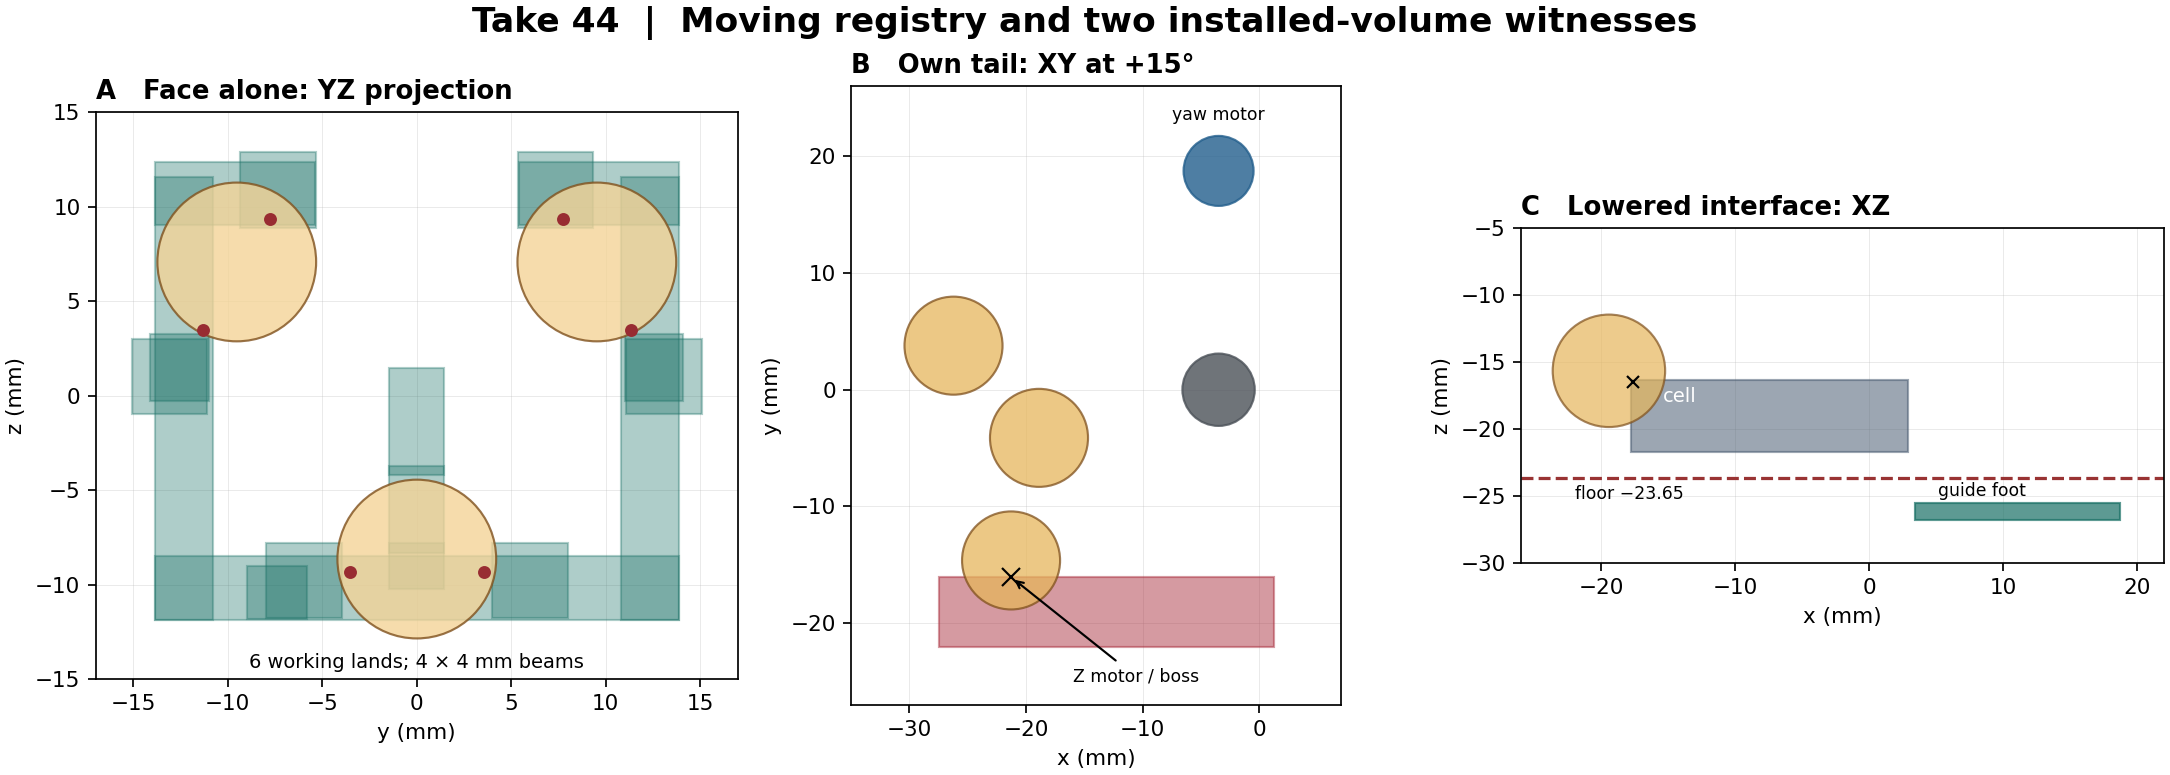

The script that saved this image:
"""Orthographic study views (illustrative; not collision tests)."""
from runpy import run_path
from pathlib import Path
import matplotlib
matplotlib.use('Agg')
import matplotlib.pyplot as plt
from matplotlib.patches import Circle,Rectangle,Polygon
g=run_path(str(Path(__file__).with_name('button-bounds-take44.py')))
globals().update({k:v for k,v in g.items() if not k.startswith('__')})
def runfig():
    fig,ax=plt.subplots(1,3,figsize=(14,5),constrained_layout=True)
    for a,h in zip(ax,['A   Face alone: YZ projection','B   Own tail: XY at +15°','C   Lowered interface: XZ']):
        a.set_title(h,loc='left',weight='bold',fontsize=12);a.set_aspect('equal');a.grid(True,lw=.4,alpha=.3);a.set_axisbelow(True)
    def rect(a,s,i,j,c,alpha=.25):
        ax0=(X,Y,Z);lo,hi=proj(s,ax0[i]);b,t=proj(s,ax0[j]);a.add_patch(Rectangle((lo,b),hi-lo,t-b,facecolor=c,edgecolor=c,alpha=alpha))
    a=ax[0]
    for axn in face3():
        if axn[0].startswith(('beam','lower bridge','side pillar','upper bridge','middle bridge','stripper','force stalk')):rect(a,axn,1,2,'#197065',.35)
    for j,b in enumerate(BOSS):
        a.add_patch(Circle(b[1:],r,facecolor='#f4d497',edgecolor='#7f501c',alpha=.8))
        for p in POLES[j]:a.plot(p[1],p[2],'o',c='#982c32',ms=5)
    a.set(xlim=(-17,17),ylim=(-15,15),xlabel='y (mm)',ylabel='z (mm)');a.text(0,-14.4,'6 working lands; 4 × 4 mm beams',ha='center',fontsize=9)
    a=ax[1];zm=next(s for s in zz2() if s[0]=='Z motor');rect(a,zm,0,1,'#a92c3c',.48)
    t=bf(36);bb=yaw(next(s for s in t if s[0]=='boss2'),radians(15))[1][0]
    for j in range(3):
        b=yaw(next(s for s in t if s[0]=='boss'+str(j)),radians(15))[1][0]
        a.add_patch(Circle(b[:2],r,facecolor='#e6b65c',edgecolor='#7f501c',alpha=.75))
    for n,c in [('yaw gearmotor','#225e8c'),('stationary central knuckle','#4b5158')]:
        s=next(s for s in tucked_joint() if s[0]==n);a.add_patch(Circle(s[1][0][:2],s[2],color=c,alpha=.8))
    q=nearest(bb,zm);a.plot(*q[:2],marker='x',c='black',ms=8);a.annotate('Z motor / boss',q[:2],(-16,-25),arrowprops={'arrowstyle':'->'},fontsize=8)
    a.text(-3.5,23.1,'yaw motor',ha='center',fontsize=8)
    a.set(xlim=(-35,7),ylim=(-27,26),xlabel='x (mm)',ylabel='y (mm)')
    a=ax[2];s=next(s for s in electr() if s[0]=='cell');rect(a,s,0,2,'#4c5e73',.55)
    b=plus(BOSS[0],(-36,0,-7));a.add_patch(Circle((b[0],b[2]),r,facecolor='#e6b65c',edgecolor='#7f501c',alpha=.7))
    shoe=move(next(s for s in xd2() if s[0]=='block mounting foot'),(0,0,-7));rect(a,shoe,0,2,'#197065',.7)
    a.axhline(-23.65,color='#933',ls='--');a.text(-22,-25.2,'floor −23.65',fontsize=8)
    a.plot(-17.60,-16.50,'kx');a.text(-15.4,-18,'cell',color='white',fontsize=9);a.text(8.4,-25,'guide foot',ha='center',fontsize=8)
    a.set(xlim=(-26,22),ylim=(-30,-5),xlabel='x (mm)',ylabel='z (mm)')
    fig.suptitle('Take 44  |  Moving registry and two installed-volume witnesses',weight='bold',fontsize=16)
    fig.savefig(Path(__file__).with_name('button-section-take44.png'),dpi=155)
if __name__=='__main__':runfig()
